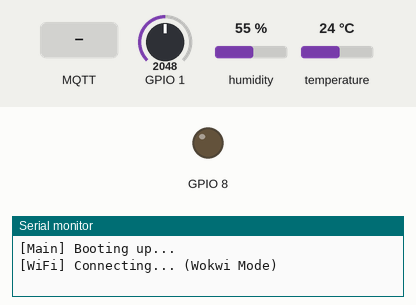
The program below on a simulated ESP32-C3. On the bench: output pins drawn as LEDs (lit = HIGH), the last lines printed to the serial monitor. Dashed ring = blinking. The test bench sets the inputs (shaded band); at power-on: GPIO 1 = 2048, humidity 55 %, temperature 24 °C. No MQTT or app messages arrive unless stated.

Above: at 0.1 s.
At 2.7 s:
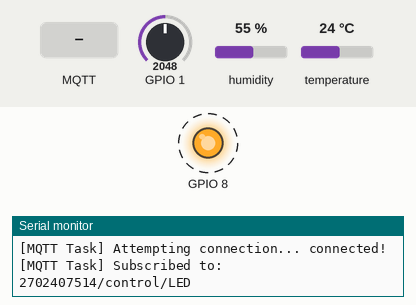
2.8 s: MQTT message "1" arrives on the first subscribed topic
6.3 s: MQTT message "on" arrives on the first subscribed topic
9.8 s: MQTT message "off" arrives on the first subscribed topic
Timing chart, 0 to 19.3 s (numbered marks = the images above; inputs shaded):
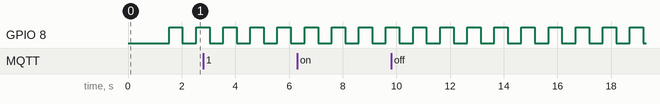

Measured:
- by itself, GPIO 8: alternates HIGH for 0.50 s and LOW for 0.51 s

The program:

main.cpp
```cpp
#include <Arduino.h>
#include "config.h"        // Global settings (MQTT, Timings)
#include "WifiHandler.h"   // Wi-Fi connection logic
#include "SensorManager.h" // Sensor setup
#include "TaskManager.h"   // FreeRTOS task setup

/**
 * @brief Main setup function, runs once on boot.
 */
void setup()
{
  Serial.begin(115200);
  while (!Serial)
  {
    delay(10);
  } // Wait for serial

  Serial.println("\n[Main] Booting up...");

  // 1. Connect to Wi-Fi (handles Wokwi vs. WifiManager)
  setup_wifi();

  // 2. Initialize sensors
  // I2C pins are now passed to setup_sensors() from build flags
  setup_sensors();

  // 3. Create and start all FreeRTOS tasks
  // This function will create the MQTT and LED tasks.
  setup_rtos_tasks();

  Serial.println("[Main] Setup complete. Handing over to RTOS.");
}

/**
 * @brief Main loop.
 * With FreeRTOS, this loop is idle. It runs on Core 1 as the
 * 'loopTask' with priority 1 (low). We can just let it sleep.
 */
void loop()
{
  vTaskDelay(1000 / portTICK_PERIOD_MS);
}
```

config.h
```cpp
#pragma once

// --- STUDENT INFO ---
#define STUDENT_NAME "Elvin Aurelius Yamin"
#define STUDENT_ID "2702407514"

// --- MQTT SETTINGS ---
// These are common to all environments
#define MQTT_BROKER "broker.emqx.io"
#define MQTT_PORT 1883
#define MQTT_TOPIC_PUB STUDENT_ID "/environment"
#define MQTT_TOPIC_SUB STUDENT_ID "/control/LED"
#define MQTT_PAYLOAD_ALERT "ALERT"

// --- RTOS & TIMING SETTINGS ---
#define PUBLISH_INTERVAL_MS 5000
#define ALERT_DURATION_MS 10000

// --- HARDWARE PINS ---
// All hardware pins (PIN_LED, PIN_DHT, PIN_SDA, PIN_SCL)
// are now defined in platformio.ini under 'build_flags'
// for each specific environment.
```
